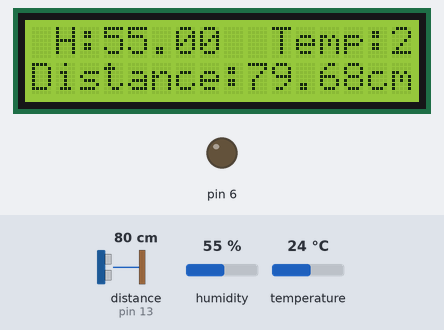
Simulated run of this sketch. Board: Arduino Uno, built with avr-gcc and run on an emulated ATmega328P. On the bench: 16×2 character LCD, output pins drawn as LEDs (lit = HIGH). Wiring (inferred from the names in the program): ultrasonic range finder: trigger pin 10; echo pin 13. The inputs (shaded band) are chosen by the test bench; at power-on: distance to the obstacle (sensor on pin 13) 80 cm, temperature 24 °C, humidity 55 %. The echo pulse lasts 58.3 µs per cm; pins used as bus, display or sensor lines are not drawn.

Above: at 1.2 s.
1.3 s: distance to the obstacle (sensor on pin 13) set to 4 cm
At 5.1 s:
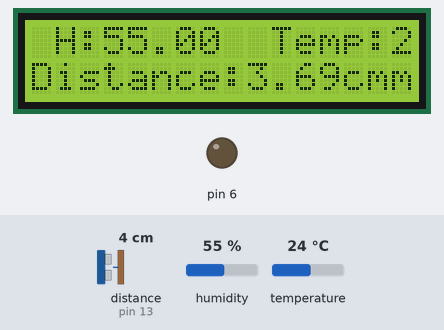
7.4 s: temperature set to 1 °C
At 9.2 s:
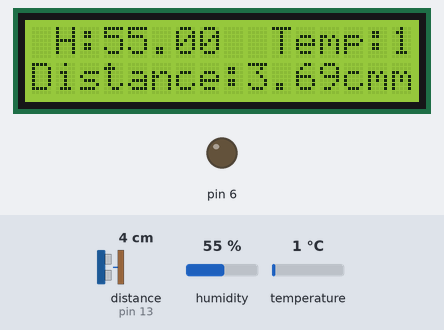
13.5 s: distance to the obstacle (sensor on pin 13) set to 60 cm
At 14.9 s:
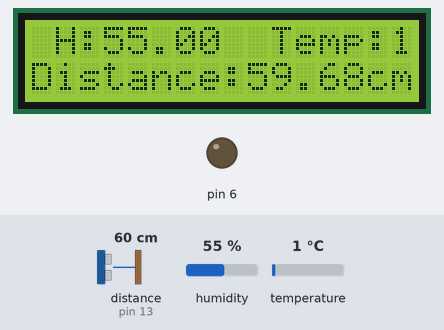
15.4 s: temperature set to 33 °C
At 17.6 s:
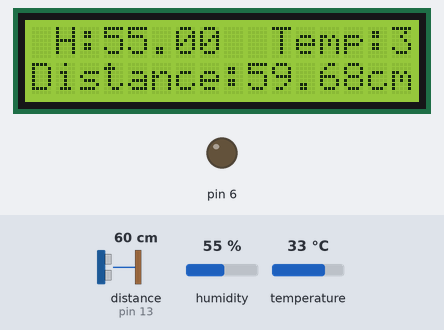
18.0 s: humidity set to 22 %
At 19.3 s:
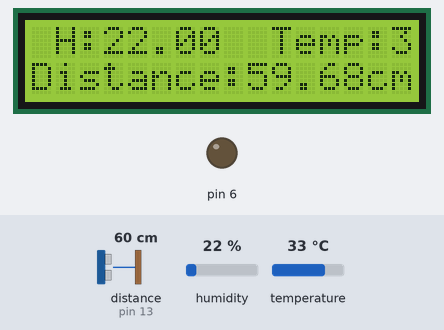
20.0 s: distance to the obstacle (sensor on pin 13) set to 2 cm
At 20.5 s:
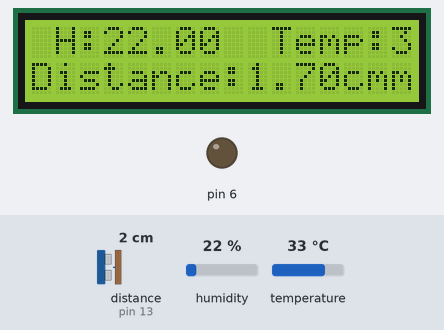
Timing chart, 0 to 22.6 s (numbered marks = the images above; inputs shaded):
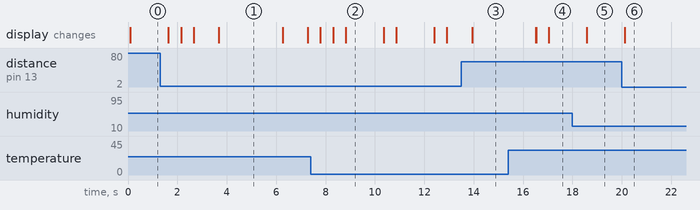

The sketch:

DHT11_+_ultrasonic_with_LCD.ino
```cpp
//Goal: Displaying readings from sensors on lcd
//Theme: dht.read and pulse.In to lcd.print

#include <Adafruit_Sensor.h> // includes the library code
#include <DHT.h>
#include <DHT_U.h>


#define DHTPIN 8 //defines what pin the sensor is connected to

#define DHTTYPE    DHT11 //defines the type of sensor

DHT dht(DHTPIN, DHTTYPE);

#include <LiquidCrystal.h>
int Contrast=0;
LiquidCrystal lcd (12, 11, 5, 4, 3, 2); //assigns pins to lcd

#define trigPin 10 //assigns trig pin
#define echoPin 13 // assigns echo pin

float duration, distance;

void setup() {
  Serial.begin(9600);
 dht.begin(); //initializes sensor
 analogWrite (6, Contrast);
 lcd.begin(16, 2); // sets up the LCD's number of columns and rows

pinMode(trigPin, OUTPUT);
pinMode(echoPin, INPUT);

}

void loop() {

float h = dht.readHumidity(); //assigns letter to humdity read

float t = dht.readTemperature(); //assigns letter to temperature read


 lcd.setCursor (1, 0);  //assigns what row to print to

 lcd.print("H:");
 lcd.print(h); //dispays humidity on lcd
 lcd.print("  ");
 lcd.print("Temp:"); //dispays temperature on lcd
 lcd.print(t);
lcd.print("°C");


// generate 2-microsecond pulse to trig pin
digitalWrite(trigPin, LOW);
delayMicroseconds(2);
digitalWrite(trigPin, HIGH);
delayMicroseconds(2);
digitalWrite(trigPin, LOW);

duration = pulseIn(echoPin, HIGH); // measures duration of pulse from echo pin

distance = (duration/2) * 0.0343;  // calculates the distance (Speed of sound wave divided by 2 (go and back))

lcd.setCursor (0, 1); //assigns what row to print to


lcd.print("Distance:"); //indicates if the object is too far away from sensor on lcd
if (distance >= 400 && distance <= 2){
lcd.print("Too far");
}
else{
lcd.print(distance); //dispays distance on lcd
lcd.print("cm");
delay(500);
}

}
```

Measured:
- after the input at 1.3 s, the display: first changes after 0.33 s (image 1 shows a later state)
- after the input at 7.4 s, the display: first differs from a run without the input after 0.91 s (image 2 shows a later state)
- after the input at 13.5 s, the display: changes after 0.43 s (image 3)
- after the input at 15.4 s, the display: changes after 1.1 s (image 4)
- after the input at 18.0 s, the display: changes after 0.59 s (image 5)
- after the input at 20.0 s, the display: changes after 0.12 s (image 6)
- what the display in image 1 shows lasts 2.6 s, from 3.7 s to 6.3 s
